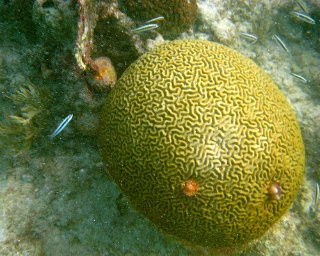
//> input picture Vitis-AI-Library/samples/classification/sample_classification.jpg, 320 x 256 px
$ ./xf_integral_image_tb ../../../../../../../../../Vitis-AI-Library/samples/classification/sample_classification.jpg   (built with g++ and OpenCV 4)
//> lines starting //> are read from the running program, lines starting //| are printed output that depends on the picture
// [15 lines of licence text are left out]

#include "common/xf_headers.hpp"
#include "xf_integral_image_config.h"

int main(int argc, char** argv) {
    cv::Mat in_img, in_img1, out_img, ocv_ref, ocv_ref1;
    cv::Mat in_gray, in_gray1, diff;

    if (argc != 2) {
        fprintf(stderr, "Usage: <executable> <input image>\n");
        return -1;
    }

    // Read input image
    in_img = cv::imread(argv[1], 0);
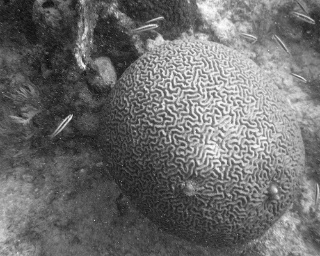
//> in_img: 256 rows x 320 cols, CV_8UC1; min 7, max 255, mean 109.2
    if (in_img.data == NULL) {
        fprintf(stderr, "ERROR: Cannot open image %s\n ", argv[1]);
        return -1;
    }

    // create memory for output images
    ocv_ref.create(in_img.rows, in_img.cols, CV_32S);
    ocv_ref1.create(in_img.rows, in_img.cols, CV_32S);

    cv::integral(in_img, ocv_ref, -1);
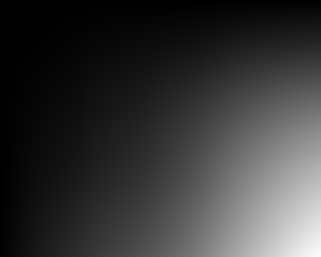
//> ocv_ref: 257 rows x 321 cols, CV_32SC1; min 0, max 8945823, mean 1927015.6; drawn with min black and max white

    for (int i = 0; i < in_img.rows; i++) {
        for (int j = 0; j < in_img.cols; j++) {
            ocv_ref1.at<unsigned int>(i, j) = ocv_ref.at<unsigned int>(i + 1, j + 1);
        }
    }

    imwrite("out_ocv.png", ocv_ref1);

    // create memory for output image
    diff.create(in_img.rows, in_img.cols, CV_32S);
    out_img.create(in_img.rows, in_img.cols, CV_32S);

    int cols = in_img.cols;
//> cols = 320
    int rows = in_img.rows;
//> rows = 256

    ////////////Top function call //////////////////
    integral_accel((ap_uint<INPUT_PTR_WIDTH>*)in_img.data, (ap_uint<OUTPUT_PTR_WIDTH>*)out_img.data, rows, cols);
//> (this line was passed over: ap_uint is not available in this run)

    // Write output image
    imwrite("hls_out.jpg", out_img);

    // Compute absolute difference image
    absdiff(ocv_ref1, out_img, diff);
//> out_img: 256 rows x 320 cols, CV_32SC1; every value is 0

    // Save the difference image
    imwrite("diff.png", diff);

    float err_per;
    // xf::cv::analyzeDiff(diff, 1, err_per);
    double minval = 256, maxval = 0;
    int cnt = 0;
    for (int i = 0; i < in_img.rows; i++) {
        for (int j = 0; j < in_img.cols; j++) {
            unsigned int v = diff.at<unsigned int>(i, j);

            if (v > 0) cnt++;
            if (minval > v) minval = v;
            if (maxval < v) maxval = v;
        }
    }
//> this loop made 256 passes
//> (cnt, maxval) on passes 1 to 3: (320, 33216), (640, 66074), (960, 98593)
//> after the loop, cnt = 81920; minval = 50; maxval = 8945823

    err_per = 100.0 * (float)cnt / (in_img.rows * in_img.cols);
//> err_per = 100
    std::cout << "Minimum error in intensity =" << minval << "\t"
              << "Maximum error in intensity = " << maxval << "\t"
              << "Percentage of pixels above error" << err_per << std::endl;
//| Minimum error in intensity =50	Maximum error in intensity = 8.94582e+06	Percentage of pixels above error100

    if (err_per > 0.0f) {
//> (the run ends here: the program exits with an error code, at `return 1;`)
